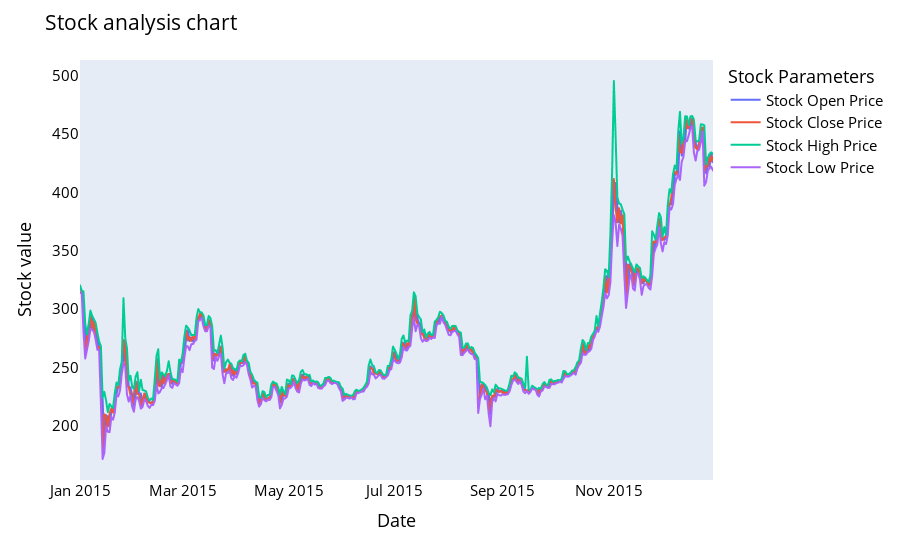

Source (notebook cell):
### Code cell
names = cycle(['Stock Open Price','Stock Close Price','Stock High Price','Stock Low Price'])

fig = px.line(y_2015, x=y_2015.Date, y=[y_2015['Open'], y_2015['Close'], 
                                          y_2015['High'], y_2015['Low']],
             labels={'Date': 'Date','value':'Stock value'})
fig.update_layout(title_text='Stock analysis chart', font_size=15, font_color='black',legend_title_text='Stock Parameters')
fig.for_each_trace(lambda t:  t.update(name = next(names)))
fig.update_xaxes(showgrid=False)
fig.update_yaxes(showgrid=False)

fig.show()

### Figure 1 — Plotly figure (JSON) as saved in the notebook; plotly's stock layout.template omitted (floating-point values rounded to 4 significant figures; data arrays with more than 128 entries replaced by an {"elided": "..."} marker saying what was removed)
{"data": [{"hovertemplate": "variable=Open<br>Date=%{x}<br>Stock value=%{y}<extra></extra>", "legendgroup": "Open", "line": {"color": "#636efa", "dash": "solid"}, "marker": {"symbol": "circle"}, "mode": "lines", "name": "Stock Open Price", "showlegend": true, "type": "scattergl", "x": {"elided": "365 str values"}, "xaxis": "x", "y": {"elided": "365 float values"}, "yaxis": "y"}, {"hovertemplate": "variable=Close<br>Date=%{x}<br>Stock value=%{y}<extra></extra>", "legendgroup": "Close", "line": {"color": "#EF553B", "dash": "solid"}, "marker": {"symbol": "circle"}, "mode": "lines", "name": "Stock Close Price", "showlegend": true, "type": "scattergl", "x": {"elided": "365 str values"}, "xaxis": "x", "y": {"elided": "365 float values"}, "yaxis": "y"}, {"hovertemplate": "variable=High<br>Date=%{x}<br>Stock value=%{y}<extra></extra>", "legendgroup": "High", "line": {"color": "#00cc96", "dash": "solid"}, "marker": {"symbol": "circle"}, "mode": "lines", "name": "Stock High Price", "showlegend": true, "type": "scattergl", "x": {"elided": "365 str values"}, "xaxis": "x", "y": {"elided": "365 float values"}, "yaxis": "y"}, {"hovertemplate": "variable=Low<br>Date=%{x}<br>Stock value=%{y}<extra></extra>", "legendgroup": "Low", "line": {"color": "#ab63fa", "dash": "solid"}, "marker": {"symbol": "circle"}, "mode": "lines", "name": "Stock Low Price", "showlegend": true, "type": "scattergl", "x": {"elided": "365 str values"}, "xaxis": "x", "y": {"elided": "365 float values"}, "yaxis": "y"}], "layout": {"font": {"color": "black", "size": 15}, "legend": {"title": {"text": "Stock Parameters"}, "tracegroupgap": 0}, "margin": {"t": 60}, "title": {"text": "Stock analysis chart"}, "xaxis": {"anchor": "y", "domain": [0, 1], "showgrid": false, "title": {"text": "Date"}}, "yaxis": {"anchor": "x", "domain": [0, 1], "showgrid": false, "title": {"text": "Stock value"}}}}
